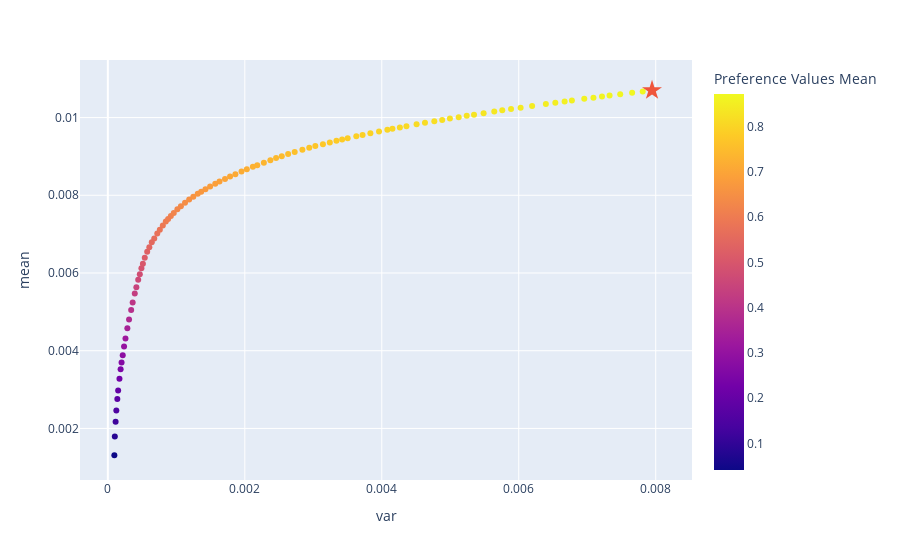

This figure's notebook cell:
### Code cell
idx = feedback_sc_df.pareto_fr.sample(1).index[0]
eff_front_df = pd.DataFrame(np.array(feedback_sc_df.pareto_fr.iloc[idx])[:, [1, 0]], columns=['mean', 'var'])
eff_front_df["weights"] = feedback_sc_df.pareto_fr_w.iloc[idx]

GT_eff_port = utils_fucns.get_eff_port(eff_front_df, GT_pref_model_scaler_path, GT_pref_model, trace["beta"], plot_eff_front=True)
